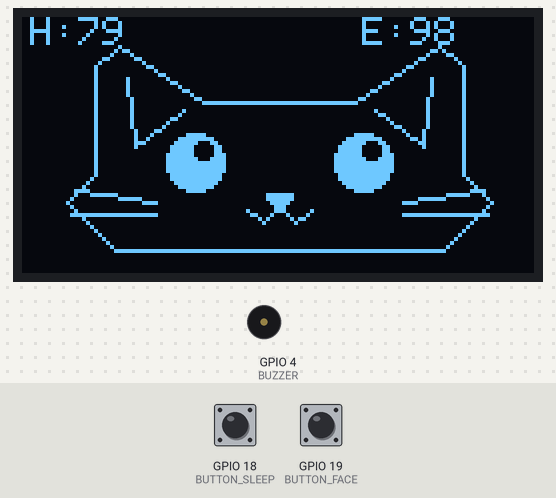
Recording of a sketch running on a simulated ESP32. Parts: 128×64 one-colour display, buzzer (waves = sounding). The inputs (shaded band) are chosen by the test bench; at power-on: GPIO 18 (BUTTON_SLEEP) HIGH, GPIO 19 (BUTTON_FACE) HIGH.

Above: at 5.6 s.
5.7 s: GPIO 18 (BUTTON_SLEEP) pulled LOW for 0.15 s
At 6.8 s:
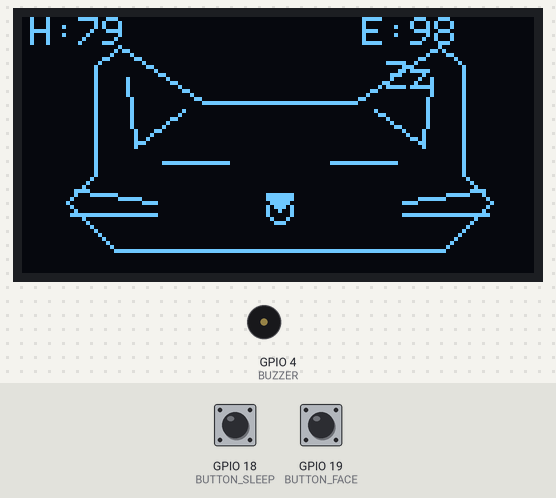
8.8 s: GPIO 18 (BUTTON_SLEEP) pulled LOW for 1 s
At 9.2 s:
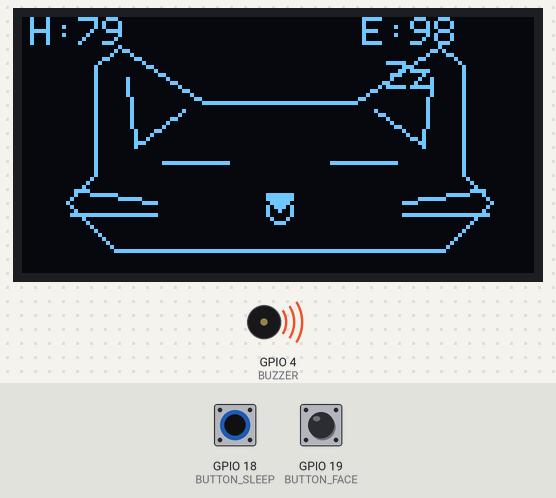
11.6 s: GPIO 19 (BUTTON_FACE) pulled LOW for 0.15 s
At 12.5 s:
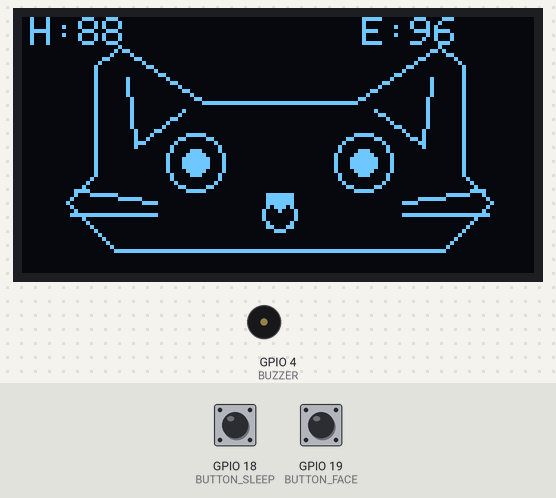
14.7 s: GPIO 18 (BUTTON_SLEEP) pulled LOW for 0.15 s
At 15.8 s:
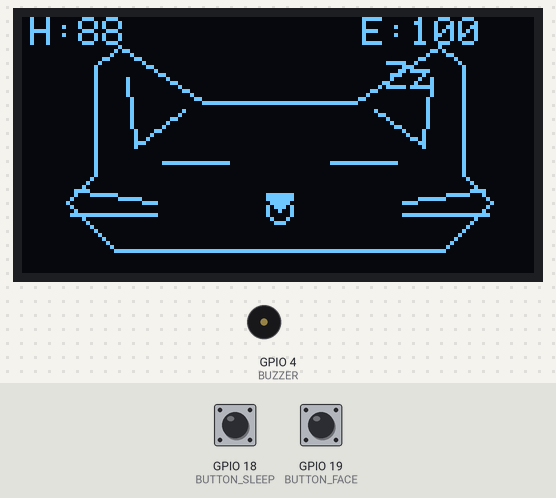
16.7 s: GPIO 18 (BUTTON_SLEEP) pulled LOW for 3.2 s
At 17.5 s:
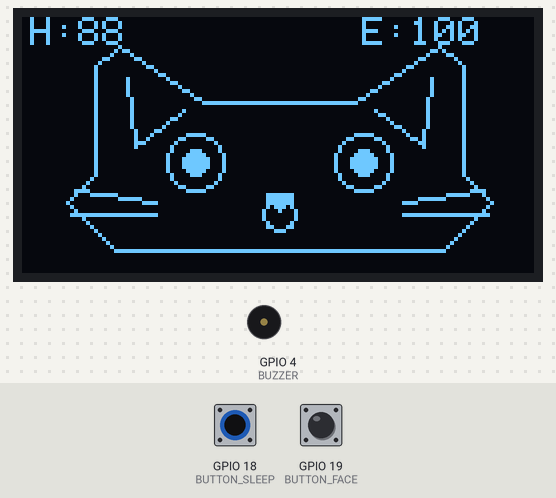
21.7 s: GPIO 19 (BUTTON_FACE) pulled LOW for 1 s
At 22.1 s:
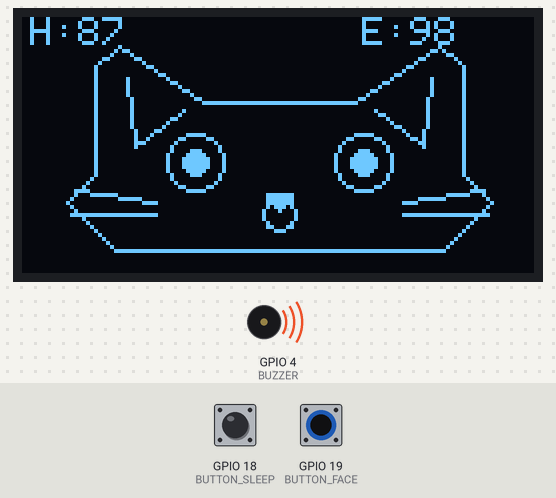
Timing chart, 0 to 24.7 s (numbered marks = the images above; inputs shaded):
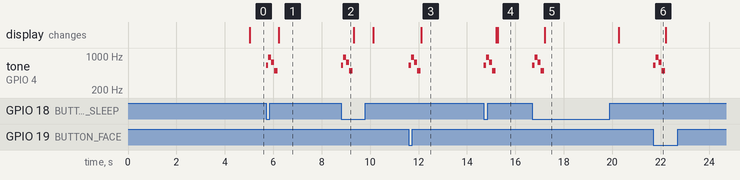

Measured:
- after the input at 5.7 s, tone on GPIO 4 (BUZZER): plays 650 Hz for 0.10 s, 950 Hz for 0.12 s, 750 Hz for 0.12 s, 500 Hz for 0.15 s, starting at once; the display: changes after 0.52 s (image 1)
- after the input at 8.8 s, tone on GPIO 4 (BUZZER): plays 650 Hz for 0.10 s, 950 Hz for 0.12 s, 750 Hz for 0.12 s, 500 Hz for 0.15 s, starting at once
- after the input at 11.6 s, tone on GPIO 4 (BUZZER): plays 650 Hz for 0.10 s, 950 Hz for 0.12 s, 750 Hz for 0.12 s, 500 Hz for 0.15 s, starting at once; the display: changes after 0.52 s (image 3)
- after the input at 14.7 s, tone on GPIO 4 (BUZZER): plays 650 Hz for 0.10 s, 950 Hz for 0.12 s, 750 Hz for 0.12 s, 500 Hz for 0.15 s, starting at once; the display: first changes after 0.52 s (image 4 shows a later state)
- after the input at 16.7 s, tone on GPIO 4 (BUZZER): plays 650 Hz for 0.10 s, 950 Hz for 0.12 s, 750 Hz for 0.12 s, 500 Hz for 0.15 s, starting at once; the display: changes after 0.52 s (image 5)
- after the input at 21.7 s, tone on GPIO 4 (BUZZER): plays 650 Hz for 0.10 s, 950 Hz for 0.12 s, 750 Hz for 0.12 s, 500 Hz for 0.15 s, starting at once

The sketch:

sketch.ino
```cpp
#include <Wire.h>
#include <Adafruit_GFX.h>
#include <Adafruit_SSD1306.h>

#define SCREEN_WIDTH 128
#define SCREEN_HEIGHT 64

#define BUTTON_FACE 19
#define BUTTON_SLEEP 18
#define BUZZER 4

Adafruit_SSD1306 display(128, 64, &Wire, -1);

int happiness = 80;
int energy = 100;
int mood = 0;

bool sleeping = false;
bool lastFace = HIGH;
bool lastSleep = HIGH;

unsigned long lastUpdate = 0;
unsigned long lastDraw = 0;

// MEOW SOUND!
void meow() {
  tone(BUZZER, 650);
  delay(100);

  tone(BUZZER, 950);
  delay(120);

  tone(BUZZER, 750);
  delay(120);

  tone(BUZZER, 500);
  delay(150);

  noTone(BUZZER);
}

// Draw cute cat
void drawCat() {
  display.clearDisplay();
  display.setTextColor(SSD1306_WHITE);

  // Happiness and energy
  display.setTextSize(1);
  display.setCursor(2, 0);
  display.print("H:");
  display.print(happiness);

  display.setCursor(85, 0);
  display.print("E:");
  display.print(energy);

  // Cat head outline
  display.drawLine(18, 39, 18, 12, WHITE);
  display.drawLine(18, 12, 24, 7, WHITE);
  display.drawLine(24, 7, 45, 21, WHITE);
  display.drawLine(45, 21, 83, 21, WHITE);
  display.drawLine(83, 21, 104, 7, WHITE);
  display.drawLine(104, 7, 110, 12, WHITE);
  display.drawLine(110, 12, 110, 39, WHITE);
  display.drawLine(110, 39, 117, 46, WHITE);
  display.drawLine(117, 46, 105, 58, WHITE);
  display.drawLine(105, 58, 23, 58, WHITE);
  display.drawLine(23, 58, 11, 46, WHITE);
  display.drawLine(11, 46, 18, 39, WHITE);

  // Inner ears
  display.drawLine(26, 15, 28, 32, WHITE);
  display.drawLine(28, 32, 40, 23, WHITE);

  display.drawLine(102, 15, 100, 32, WHITE);
  display.drawLine(100, 32, 88, 23, WHITE);

  if (sleeping) {
    // Sleeping eyes
    display.drawLine(35, 36, 51, 36, WHITE);
    display.drawLine(77, 36, 93, 36, WHITE);

    display.setCursor(91, 11);
    display.print("Zz");

    display.drawCircle(64, 48, 3, WHITE);
  }
  else if (mood == 0) {
    // Sparkly eyes
    display.fillCircle(43, 36, 7, WHITE);
    display.fillCircle(85, 36, 7, WHITE);

    display.fillCircle(45, 33, 2, BLACK);
    display.fillCircle(87, 33, 2, BLACK);

    // Cute smile
    display.drawLine(64, 47, 60, 51, WHITE);
    display.drawLine(60, 51, 56, 48, WHITE);
    display.drawLine(64, 47, 68, 51, WHITE);
    display.drawLine(68, 51, 72, 48, WHITE);
  }
  else {
    // Surprised eyes
    display.drawCircle(43, 36, 7, WHITE);
    display.drawCircle(85, 36, 7, WHITE);

    display.fillCircle(43, 36, 3, WHITE);
    display.fillCircle(85, 36, 3, WHITE);

    display.drawCircle(64, 49, 4, WHITE);
  }

  // Nose
  display.fillTriangle(61, 44, 67, 44, 64, 48, WHITE);

  // Whiskers
  display.drawLine(13, 43, 33, 46, WHITE);
  display.drawLine(12, 49, 33, 49, WHITE);
  display.drawLine(95, 46, 115, 43, WHITE);
  display.drawLine(95, 49, 116, 49, WHITE);

  display.display();
}

void setup() {
  Wire.begin(21, 22);

  pinMode(BUTTON_FACE, INPUT_PULLUP);
  pinMode(BUTTON_SLEEP, INPUT_PULLUP);

  if (!display.begin(SSD1306_SWITCHCAPVCC, 0x3C)) {
    while (true);
  }

  drawCat();
}

void loop() {
  unsigned long now = millis();

  bool faceButton = digitalRead(BUTTON_FACE);
  bool sleepButton = digitalRead(BUTTON_SLEEP);

  // Play with cat
  if (lastFace == HIGH && faceButton == LOW) {
    if (!sleeping) {
      mood = (mood + 1) % 2;

      happiness += 10;
      if (happiness > 100) happiness = 100;

      meow();
      drawCat();
    }
    delay(35);
  }

  // Sleep and wake
  if (lastSleep == HIGH && sleepButton == LOW) {
    sleeping = !sleeping;

    meow();
    drawCat();

    delay(35);
  }

  lastFace = faceButton;
  lastSleep = sleepButton;

  // Update energy every 5 seconds
  if (now - lastUpdate >= 5000) {
    lastUpdate = now;

    if (sleeping) {
      energy += 5;
      if (energy > 100) energy = 100;
    } else {
      energy -= 2;
      if (energy < 0) energy = 0;
    }

    if (!sleeping && happiness > 0) {
      happiness--;
    }
  }

  // Automatic sleep
  if (energy == 0 && !sleeping) {
    sleeping = true;
  }

  // Refresh display
  if (now - lastDraw >= 250) {
    lastDraw = now;
    drawCat();
  }
}
```
